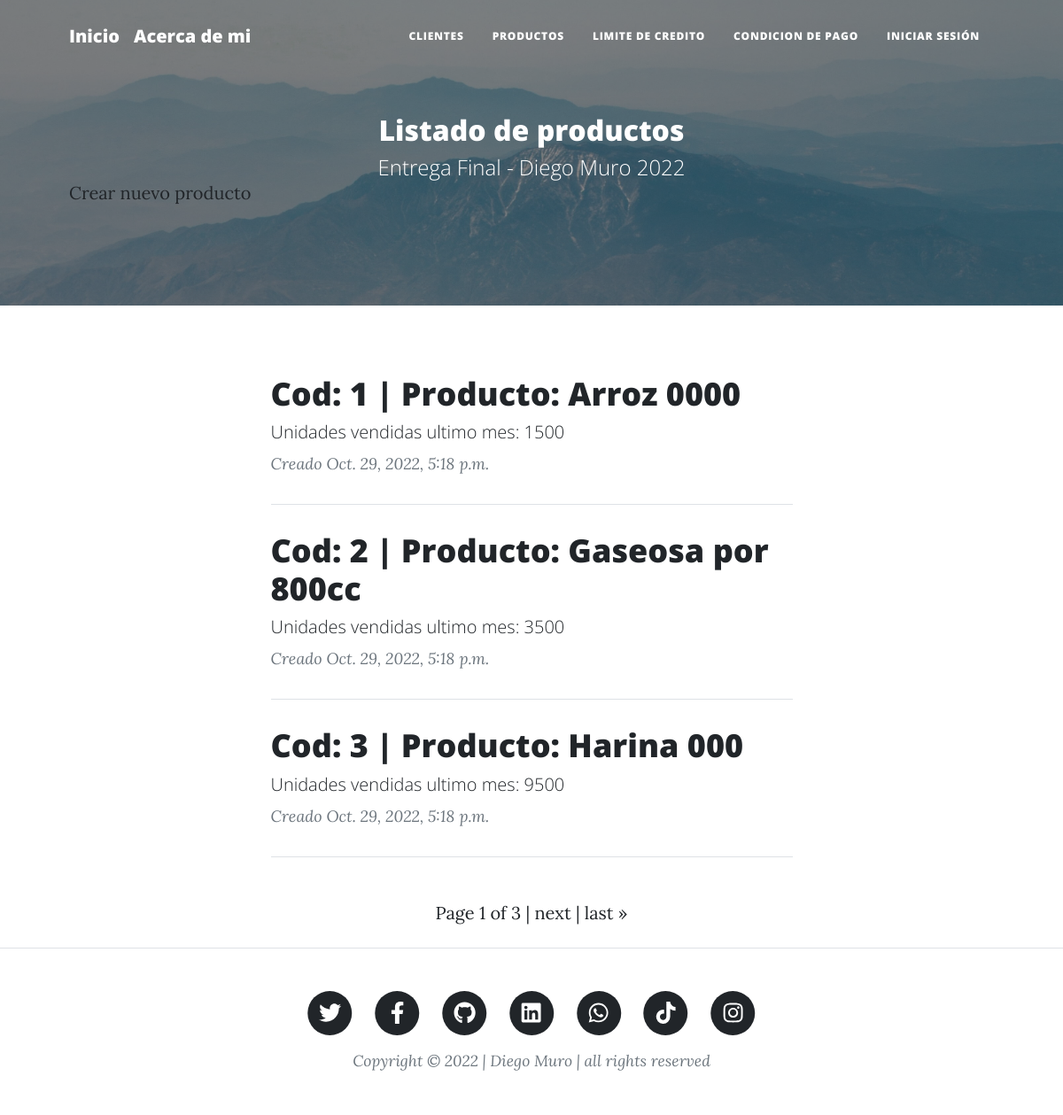
/product/products/, run on the app's committed database.
### product/models.py (models this page shows, shortened)
class Product(models.Model):
    code = models.IntegerField()
    description = models.CharField(max_length=40)
    unit_sales = models.IntegerField()
    created_at = models.DateTimeField(auto_now_add=True)
    updated_at = models.DateTimeField(auto_now=True)

### product/views.py (the view)
# urls.py: path("products/", views.ProductListView.as_view(), name="product-list"),
class ProductListView(ListView):
    model = Product
    paginate_by = 3

### product/templates/product/product_list.html (shortened to what this page needs)
{% extends "home/index.html" %}
{% load static %}
{% block tp_final_header %}
    <header class="masthead" style="background-image: url('../../static/home/assets/img/header-light.jpg')">
        <div class="container position-relative px-4 px-lg-5">
            <div class="row gx-4 gx-lg-5 justify-content-center">
                <div class="col-md-15 col-lg-16 col-xl-14">
                    <div class="site-heading">
                        <h2>Listado de productos</h2>
                        <span class="subheading">Entrega Final - Diego Muro 2022</span>
                    </div>
                </div>
            </div>
            <a class="button_custom" href="{% url 'product:product-add' %}">Crear nuevo producto</a>
        </div>
    </header>
{% endblock %}
{% block tp_final_content %}
    {% for product in product_list %}
        <div class="post-preview">
            <a href="{% url 'product:product-detail' product.id %}">
                <h3 class="post-title"> Cod: {{ product.code }} | Producto: {{ product.description }}</h3>
                <h5 class="post-subtitle"> Unidades vendidas ultimo mes: {{ product.unit_sales }}</h5>
            </a>
            <p class="post-meta">
                Creado
                 {{ product.created_at }}
            </p>
        </div>
        <hr class="my-4" />
    {% endfor %}
{% endblock %}

### data on the page
Product: code "1", description "Arroz 0000", unit_sales "1500", created_at "Oct. 29, 2022, 5:18 p.m."
Product: code "2", description "Gaseosa por 800cc", unit_sales "3500", created_at "Oct. 29, 2022, 5:18 p.m."
Product: code "3", description "Harina 000", unit_sales "9500", created_at "Oct. 29, 2022, 5:18 p.m."

### other printed values
{{ page_obj.number }} "1"
{{ page_obj.paginator.num_pages }} "3"
